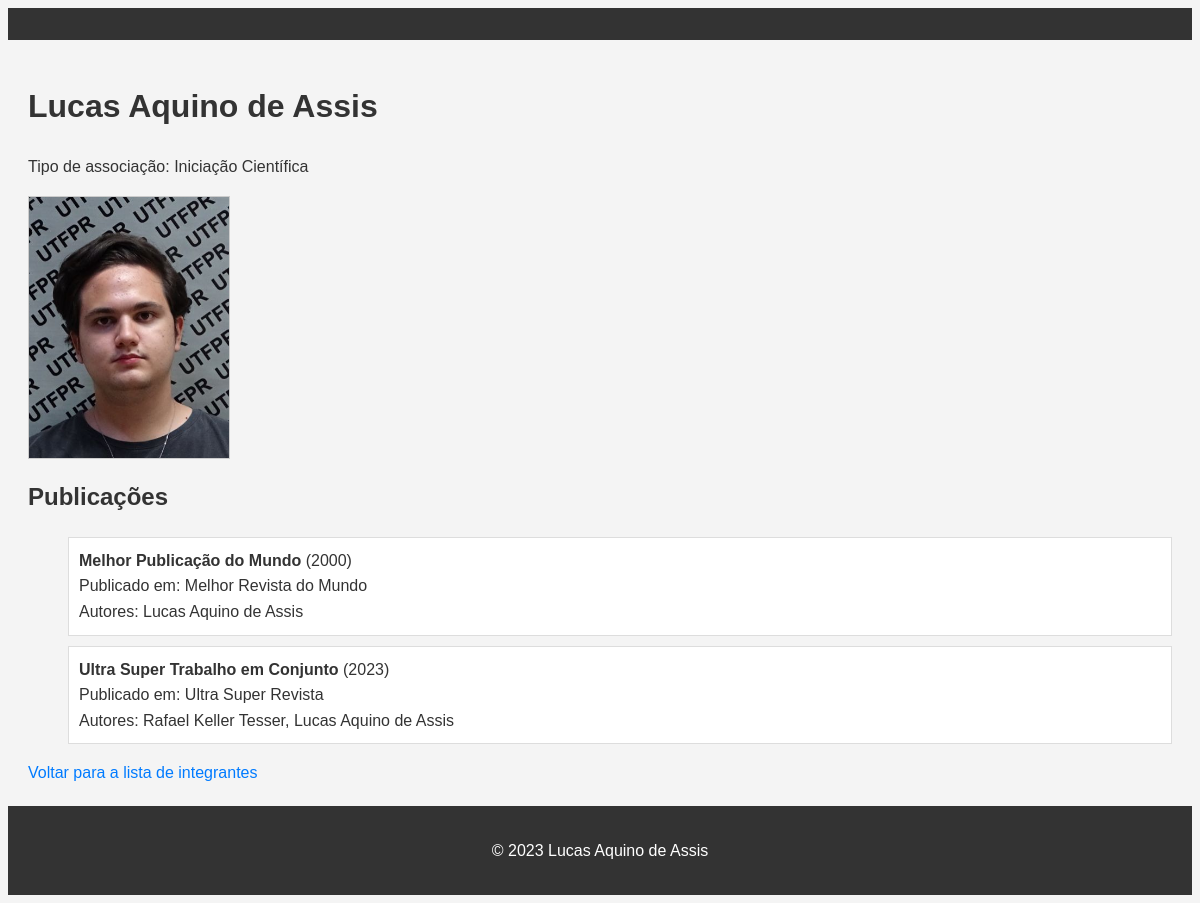
The app's page /integrantes/2/ with its own data.
### pesquisa_grupo/models.py (models this page shows, shortened)
class Integrante(models.Model):
    TIPOS = [
        ('IC', 'Iniciação Científica'),
        ('ME', 'Mestrando'),
        ('DO', 'Doutorando'),
        ('PD', 'Pós-Doutorando'),
        ('PR', 'Professor'),
    ]
    nome = models.CharField(max_length=100)
    tipo = models.CharField(max_length=2, choices=TIPOS)
    foto = models.ImageField(upload_to='fotos_integrantes/', blank=True, null=True)

class Publicacao(models.Model):
    titulo = models.CharField(max_length=200)
    ano_publicacao = models.PositiveIntegerField(validators=[max_value_current_year])
    veiculo_publicacao = models.CharField(max_length=200)
    autores = models.ManyToManyField(Integrante)

### pesquisa_grupo/views.py (the view)
# urls.py: path('integrantes/<int:integrante_id>/', views.detalhes_integrante, name='detalhes_integrante'),
def detalhes_integrante(request, integrante_id):
    integrante = get_object_or_404(Integrante, pk=integrante_id)
    publicacoes = integrante.publicacao_set.all()
    return render(request, 'pesquisa_grupo/detalhes_integrante.html', {'integrante': integrante, 'publicacoes': publicacoes})

### pesquisa_grupo/templates/pesquisa_grupo/detalhes_integrante.html
{% extends 'base_generic.html' %}
{% block content %}
  <h1>{{ integrante.nome }}</h1>
  <p>Tipo de associação: {{ integrante.get_tipo_display }}</p>
  {% if integrante.foto %}
    <div class="detalhes-integrante">
      <img src="{{ integrante.foto.url }}" alt="Foto de {{ integrante.nome }}" class="detalhes-integrante-img" />
    </div>
  {% endif %}
  {% if publicacoes %}
    <h2>Publicações</h2>
    <ul>
      {% for publicacao in publicacoes %}
        <li class="publicacao-item">
          <strong>{{ publicacao.titulo }}</strong> ({{ publicacao.ano_publicacao }})<br>
          Publicado em: {{ publicacao.veiculo_publicacao }}<br>
          Autores:
          {% for autor in publicacao.autores.all %}
            {{ autor.nome }}{% if not forloop.last %}, {% endif %}
          {% endfor %}
        </li>
      {% endfor %}
    </ul>
  {% else %}
    <p>Nenhuma publicação encontrada.</p>
  {% endif %}
  <a class="details-link" href="{% url 'index' %}">Voltar para a lista de integrantes</a>
{% endblock %}

### pesquisa_grupo/static/css/styles.css (style rules this page uses)
body { font-family: Arial, sans-serif; line-height: 1.6; color: #333; background-color: #f4f4f4; }
ul li { list-style-type: none; }
.list-item, .publicacao-item { border: 1px solid #ddd; padding: 10px; margin-bottom: 10px; background-color: white; }
.list-item img, .detalhes-integrante img { display: block; max-width: 100px; height: auto; border: 1px solid #ccc; margin-bottom: 10px; }
.detalhes-integrante img { max-width: 200px; }
.list-item a, .details-link { text-decoration: none; color: #007bff; }

### records on screen
Integrante: nome "Lucas Aquino de Assis", tipo "Iniciação Científica", foto (picture)
Publicacao: titulo "Melhor Publicação do Mundo", ano_publicacao "2000", veiculo_publicacao "Melhor Revista do Mundo"
Publicacao: titulo "Ultra Super Trabalho em Conjunto", ano_publicacao "2023", veiculo_publicacao "Ultra Super Revista"
Integrante: nome "Rafael Keller Tesser"
